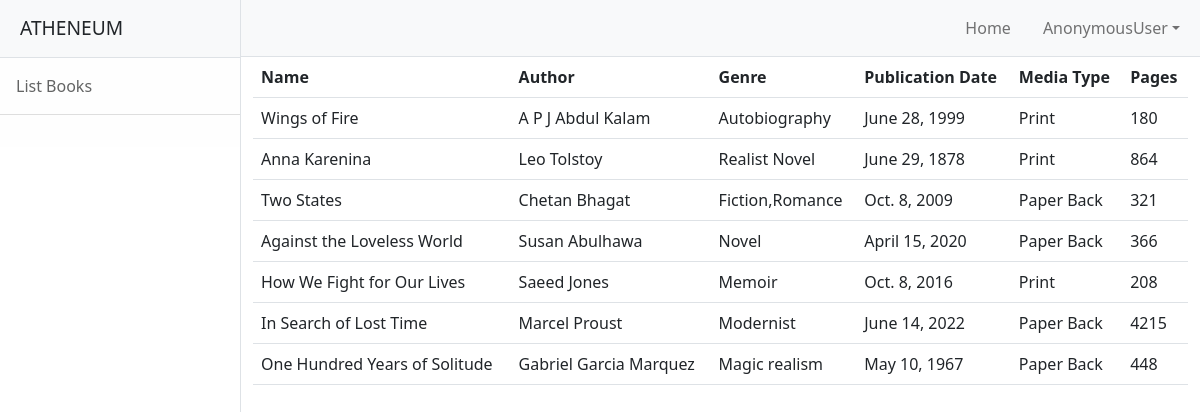
/student/books/all, run on the app's committed database.
### library/models.py (models this page shows, shortened)
class Books(models.Model):
    book_title=models.CharField(max_length=150)
    library=models.ForeignKey(User,on_delete=models.CASCADE,related_name="library")
    Author=models.CharField(max_length=150)
    Cover_artist=models.CharField(max_length=150)
    Genre=models.CharField(max_length=150)
    Publisher=models.CharField(max_length=150)
    Publication_date=models.DateField(null=True)
    Media_type=models.CharField(max_length=150)
    Pages=models.PositiveIntegerField(default=0)
    active_status = models.BooleanField(default=True)

### student/views.py (the view)
# urls.py: path("books/all",views.StudentBookListView.as_view(),name="student-booklist"),
class StudentBookListView(ListView):
    model = Books
    context_object_name = "books"
    template_name = "student/booklist.html"
    def get_queryset(self):
        return self.model.objects.filter(active_status=True)

### student/templates/student/booklist.html (shortened to what this page needs)
{%extends 'student/base.html'%}
{%block body_block%}
<div class="row">
    <div class="col-20">
        <table class="table">
            <tr>
                <th>Name</th>
                <th>Author</th>
                <th>Genre</th>
                <th>Publication Date</th>
                <th>Media Type</th>
                <th>Pages</th>
            </tr>
            {%for book in books%}
            <tr>
                <td>{{book.book_title}}</td>
                <td>{{book.Author}}</td>
                <td>{{book.Genre}}</td>
                <td>{{book.Publication_date}}</td>
                <td>{{book.Media_type}}</td>
                <td>{{book.Pages}}</td>
            </tr>
            {%endfor%}
        </table>
    </div>
</div>
{%endblock%}

### data on the page
Books: book_title "Wings of Fire", Author "A P J Abdul Kalam", Genre "Autobiography", Publication_date "June 28, 1999", Media_type "Print", Pages "180"
Books: book_title "Anna Karenina", Author "Leo Tolstoy", Genre "Realist Novel", Publication_date "June 29, 1878", Media_type "Print", Pages "864"
Books: book_title "Two States", Author "Chetan Bhagat", Genre "Fiction,Romance", Publication_date "Oct. 8, 2009", Media_type "Paper Back", Pages "321"
Books: book_title "Against the Loveless World", Author "Susan Abulhawa", Genre "Novel", Publication_date "April 15, 2020", Media_type "Paper Back", Pages "366"
Books: book_title "How We Fight for Our Lives", Author "Saeed Jones", Genre "Memoir", Publication_date "Oct. 8, 2016", Media_type "Print", Pages "208"
Books: book_title "In Search of Lost Time", Author "Marcel Proust", Genre "Modernist", Publication_date "June 14, 2022", Media_type "Paper Back", Pages "4215"
Books: book_title "One Hundred Years of Solitude", Author "Gabriel Garcia Marquez", Genre "Magic realism", Publication_date "May 10, 1967", Media_type "Paper Back", Pages "448"

### other printed values
{{ request.user }} "AnonymousUser"
